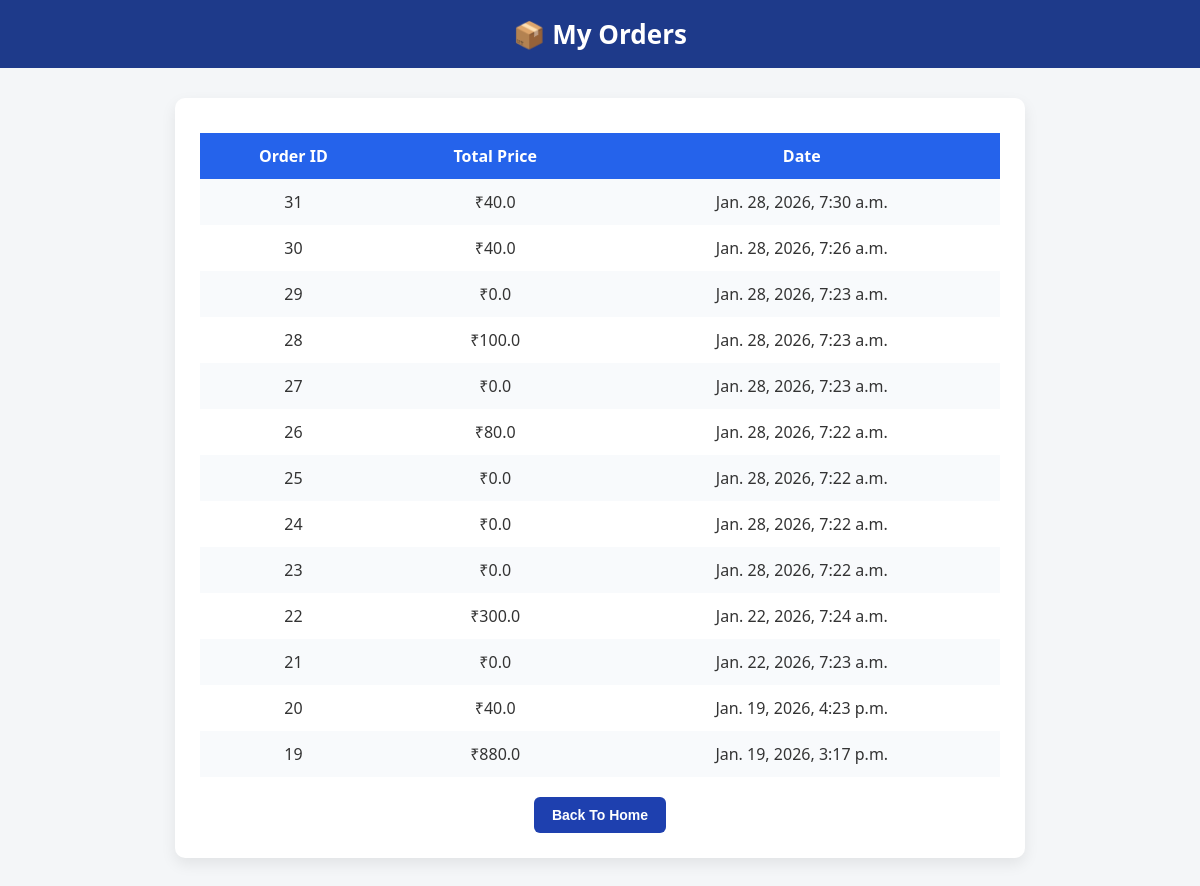
Screenshot of /orders/ (signed in) with the database file from the repository.
### store/models.py (models this page shows, shortened)
class Order(models.Model):
    user=models.ForeignKey(User, on_delete=models.CASCADE)
    total_price= models.FloatField()
    created_at=models.DateTimeField(auto_now_add=True)
    payment_id=models.CharField(max_length=200, blank=True, null=True)
    paid=models.BooleanField(default=False)

### store/views.py (the view)
# urls.py: path('orders/',views.order_history,name='order_history'),
def order_history(request):
    orders=Order.objects.filter(user=request.user).order_by('-created_at')
    return render(request, 'store/order_history.html',{'orders': orders})

### store/templates/store/order_history.html (shortened to what this page needs)
<!DOCTYPE html>
<html>
<head>
</head>
<body>
    <h1>📦 My Orders</h1>
    <div class="orders-container">
        {% if orders %}
        <table>
            <tr>
                <th>Order ID</th>
                <th>Total Price</th>
                <th>Date</th>
            </tr>
            {% for order in orders %}
            <tr>
                <td>{{ order.id }}</td>
                <td>₹{{ order.total_price }}</td>
                <td>{{ order.created_at }}</td>
            </tr>
            {% endfor %}
        </table>
        {% else %}
        <div class="empty">No orders yet.</div>
        {% endif %}
        <a href="{% url 'home' %}" class="back-btn">
            <button>Back To Home</button>
        </a>
    </div>
</body>
</html>

### store/templates/store/order_history.html (style rules this page uses)
body { margin: 0; font-family: "Segoe UI", Arial, sans-serif; background-color: #f4f6f8; color: #333; }
h1 { background-color: #1e3a8a; color: #ffffff; padding: 16px; margin: 0; text-align: center; font-size: 26px; }
.orders-container { max-width: 800px; margin: 30px auto; background-color: #ffffff; padding: 25px; border-radius: 10px; box-shadow: 0 6px 15px rgba(0, 0, 0, 0.08); }
table { width: 100%; border-collapse: collapse; margin-top: 10px; }
th, td { padding: 12px; text-align: center; }
th { background-color: #2563eb; color: #ffffff; font-weight: 600; }
tr:nth-child(even) { background-color: #f8fafc; }
.back-btn { display: block; width: fit-content; margin: 20px auto 0; text-decoration: none; }
.back-btn button { padding: 10px 18px; background-color: #1e40af; color: #ffffff; border: none; border-radius: 6px; font-size: 14px; font-weight: 600; cursor: pointer; }

### rows the page displays
Order: id "31", total_price "40.0", created_at "Jan. 28, 2026, 7:30 a.m."
Order: id "30", total_price "40.0", created_at "Jan. 28, 2026, 7:26 a.m."
Order: id "29", total_price "0.0", created_at "Jan. 28, 2026, 7:23 a.m."
Order: id "28", total_price "100.0", created_at "Jan. 28, 2026, 7:23 a.m."
Order: id "27", total_price "0.0", created_at "Jan. 28, 2026, 7:23 a.m."
Order: id "26", total_price "80.0", created_at "Jan. 28, 2026, 7:22 a.m."
Order: id "25", total_price "0.0", created_at "Jan. 28, 2026, 7:22 a.m."
Order: id "24", total_price "0.0", created_at "Jan. 28, 2026, 7:22 a.m."
Order: id "23", total_price "0.0", created_at "Jan. 28, 2026, 7:22 a.m."
Order: id "22", total_price "300.0", created_at "Jan. 22, 2026, 7:24 a.m."
Order: id "21", total_price "0.0", created_at "Jan. 22, 2026, 7:23 a.m."
Order: id "20", total_price "40.0", created_at "Jan. 19, 2026, 4:23 p.m."
Order: id "19", total_price "880.0", created_at "Jan. 19, 2026, 3:17 p.m."
